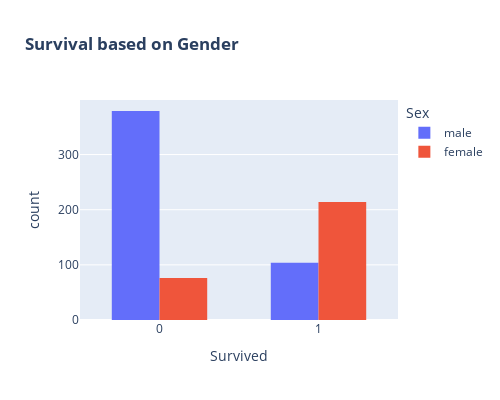

The cell this chart's notebook holds for it:
### Code cell
fig = px.histogram(df, x='Survived', color = 'Sex',
            title='<b>Survival based on Gender</b>',
            barmode='group')
fig.update_layout(width = 500, height=400, bargap = 0.4)
fig.show()

### Figure 1 — Plotly figure (JSON) as saved in the notebook; plotly's stock layout.template omitted (floating-point values rounded to 4 significant figures; data arrays with more than 128 entries replaced by an {"elided": "..."} marker saying what was removed)
{"data": [{"alignmentgroup": "True", "bingroup": "x", "hovertemplate": "Sex=male<br>Survived=%{x}<br>count=%{y}<extra></extra>", "legendgroup": "male", "marker": {"color": "#636efa", "pattern": {"shape": ""}}, "name": "male", "offsetgroup": "male", "orientation": "v", "showlegend": true, "type": "histogram", "x": {"elided": "483 int values"}, "xaxis": "x", "yaxis": "y"}, {"alignmentgroup": "True", "bingroup": "x", "hovertemplate": "Sex=female<br>Survived=%{x}<br>count=%{y}<extra></extra>", "legendgroup": "female", "marker": {"color": "#EF553B", "pattern": {"shape": ""}}, "name": "female", "offsetgroup": "female", "orientation": "v", "showlegend": true, "type": "histogram", "x": {"elided": "290 int values"}, "xaxis": "x", "yaxis": "y"}], "layout": {"bargap": 0.4, "barmode": "group", "height": 400, "legend": {"title": {"text": "Sex"}, "tracegroupgap": 0}, "title": {"text": "<b>Survival based on Gender</b>"}, "width": 500, "xaxis": {"anchor": "y", "domain": [0, 1], "title": {"text": "Survived"}}, "yaxis": {"anchor": "x", "domain": [0, 1], "title": {"text": "count"}}}}
